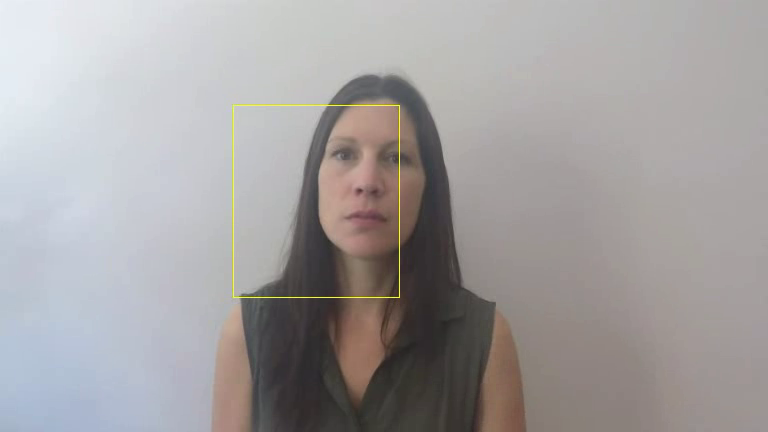
#> input picture frame 29 of prob2c.mp4, 768 x 432 px, given in place of head-pose-face-detection-female.mp4, which was not available
$ jupyter execute --allow-errors HW9.ipynb   (shell and % lines are left out)   (text cells are left out)
#> lines starting #> are read from the running program, lines starting #| are printed output that depends on the picture
[cell 1]
# the following two lines solved the issue of video crashing for MacOS
# you may not need those, depending on you OS
import matplotlib
matplotlib.use("TKAgg")

import numpy as np
import cv2
import matplotlib.pyplot as plt
import math
import scipy.signal
import scipy.linalg
import mae6292.tools as mae6292
import importlib

from mae6292.imshow import cv2_imshow

[cell 2]

frame0 = cv2.imread('data/face000000.png',cv2.IMREAD_GRAYSCALE)

W_harris_patch = 4
harris_kappa = 0.08
W_nms = 8
N_keypoints = 1000

## YOUR CODE HERE
#> (the rest of this cell did not finish here and is left out)

[cell 3]
def rectangle(u0, v0, u1, v1):
    plt.plot([u0, u1],[v0, v0],'y')
    plt.plot([u0, u1],[v1, v1],'y')
    plt.plot([u0, u0],[v0, v1],'y')
    plt.plot([u1, u1],[v0, v1],'y')

# 1. arbitrary values
u0, v0 = 200, 100
u1, v1 = 400, 300

# 2. Identify keypoints in the box

# empty container
p0_face = np.empty((2,0), dtype='float32')
# repeat for each keypoint
#> (the rest of this cell did not finish here and is left out)

[cell 4]
frame1 = cv2.imread('data/face000001.png',cv2.IMREAD_GRAYSCALE)

#> (the rest of this cell did not finish here and is left out)

[cell 5]
# draw figures within jupyter

frame_pre = frame0
p_face_pre = p0_face

#> (the rest of this cell did not finish here and is left out)

[cell 6]
# open a new window for plot

# open a video file to read
video_read = cv2.VideoCapture('head-pose-face-detection-female.mp4')

# get frame size and fps (number of frames per second)
width = int(video_read.get(cv2.CAP_PROP_FRAME_WIDTH))
height = int(video_read.get(cv2.CAP_PROP_FRAME_HEIGHT))
fps = video_read.get(cv2.CAP_PROP_FPS)
size = (width, height)

# open a video file to save
codec = cv2.VideoWriter_fourcc(*'mp4v')
video_save = cv2.VideoWriter('prob2c.mp4', codec, fps, size)

# to initiate the iteration, the first frame is saved to `frame_pre`
ret, frame_color = video_read.read() # color frame
#> frame_color is the input picture: shape (432, 768, 3); mean B, G, R 160.3, 160.1, 163.4
frame_pre = cv2.cvtColor(frame_color, cv2.COLOR_BGR2GRAY) # grayscale frame
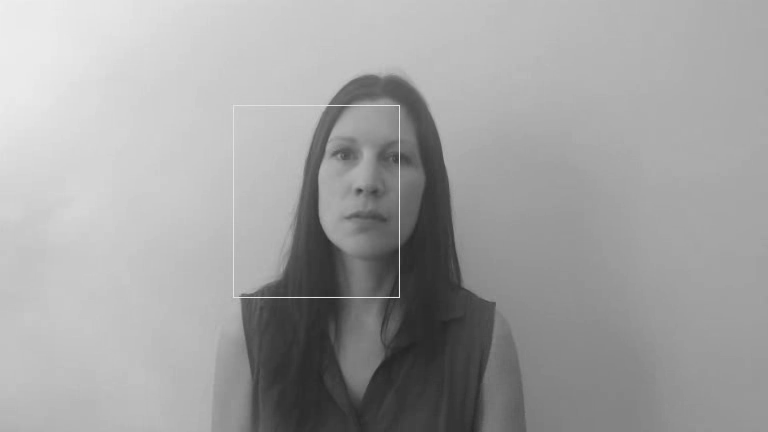
#> frame_pre: shape (432, 768); min 35, max 238, mean 161.1
p_face_pre = p0_face # face features for the first frame

# repeat for each frame
#> (the rest of this cell did not finish here and is left out)


$ run again, starting later in the video
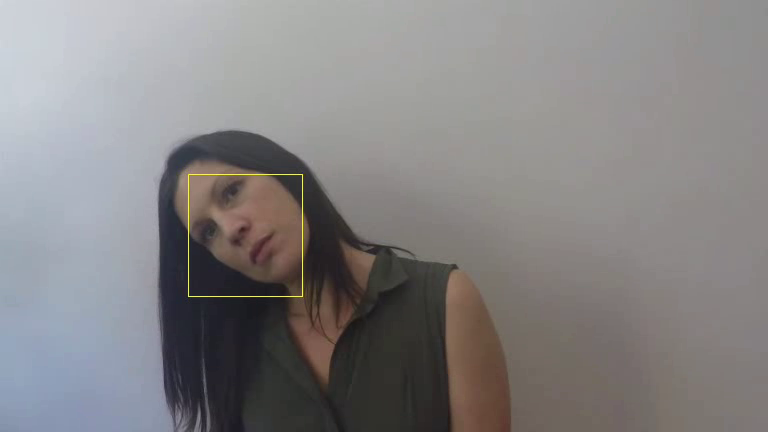
#> input picture frame 134 of prob2c.mp4, 768 x 432 px, given in place of head-pose-face-detection-female.mp4, which was not available
#> frame_color is the input picture: shape (432, 768, 3); mean B, G, R 131.3, 130.8, 132.9
#> `frame_pre = cv2.cvtColor(frame_color, cv2.COLOR_BGR2GRAY)`:
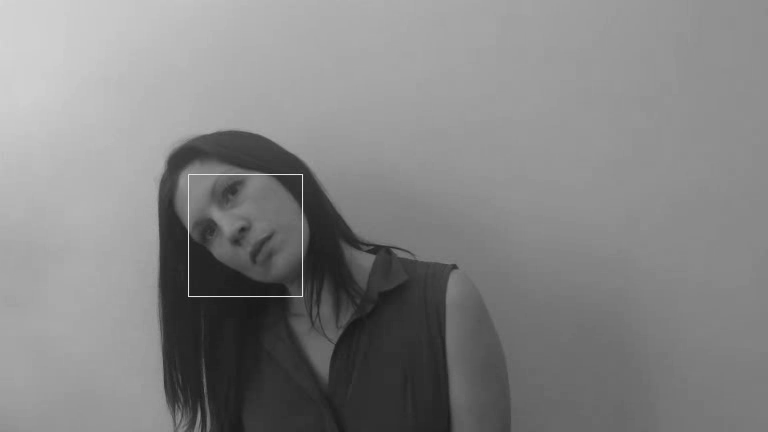
#> frame_pre: shape (432, 768); min 23, max 231, mean 131.4

$ run again, starting later in the video
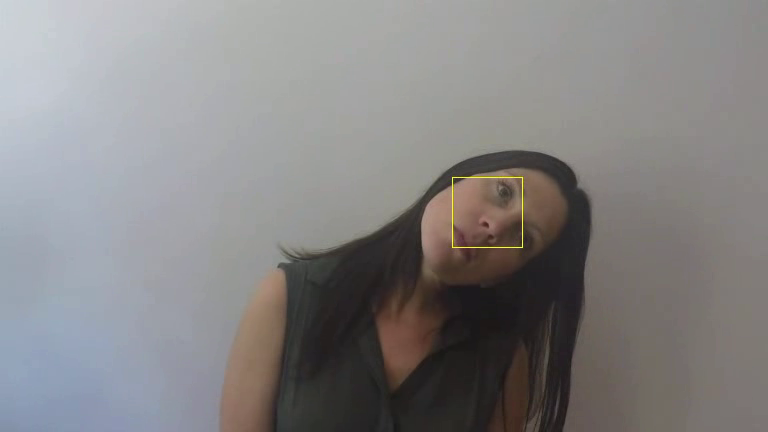
#> input picture frame 239 of prob2c.mp4, 768 x 432 px, given in place of head-pose-face-detection-female.mp4, which was not available
#> frame_color is the input picture: shape (432, 768, 3); mean B, G, R 131.5, 131.3, 133
#> `frame_pre = cv2.cvtColor(frame_color, cv2.COLOR_BGR2GRAY)`:
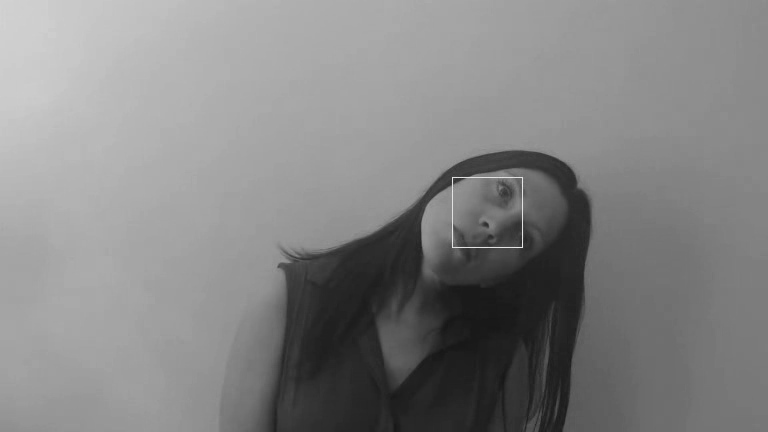
#> frame_pre: shape (432, 768); min 23, max 234, mean 131.8
